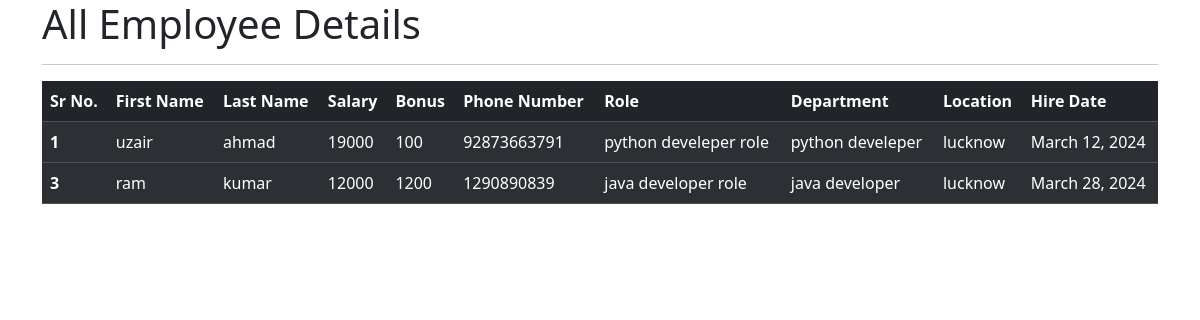
The app's page /all_emp with its own data.
### emp_app/models.py (models this page shows, shortened)
class Employee(models.Model):
    first_name=models.CharField(max_length=100)
    last_name=models.CharField(max_length=100)
    dept=models.ForeignKey(Department, on_delete=models.CASCADE)
    sal=models.IntegerField(default=0)
    bonus=models.IntegerField(default=0)
    role=models.ForeignKey(Role,on_delete=models.CASCADE)
    phone=models.IntegerField(default=0)
    hire_date=models.DateField()
    def __str__(self):
        return "%s %s" %(self.first_name, self.last_name)

class Role(models.Model):
    name=models.CharField(max_length=100)

class Department(models.Model):
    name=models.CharField(max_length=100)
    location=models.CharField(max_length=100)

### emp_app/views.py (the view)
# urls.py: path('all_emp',views.all_emp, name='all_emp'),
def all_emp(request):
    emps=Employee.objects.all()
    context={
        'emps':emps
    }
    print(context)
    return render(request,'all_emp.html',context)

### emp_app/templates/all_emp.html (shortened to what this page needs)
<!doctype html>
<html lang="en">
  <head>
    <link href="https://cdn.jsdelivr.net/npm/bootstrap@5.3.3/dist/css/bootstrap.min.css" rel="stylesheet">
  </head>
  <body>
    <div class="container">
      <h1>All Employee Details</h1>
      <hr>
      <table class="table table-dark table-striped">
        <thead>
          <tr>
            <th scope="col">Sr No.</th>
            <th scope="col">First Name</th>
            <th scope="col">Last Name</th>
            <th scope="col">Salary</th>
            <th scope="col">Bonus</th>
            <th scope="col">Phone Number</th>
            <th scope="col">Role</th>
            <th scope="col">Department</th>
            <th scope="col">Location</th>
            <th scope="col">Hire Date</th>
          </tr>
        </thead>
     {% for emp in emps %}
     <tbody>
       <tr>
         <th scope="row">{{emp.id}}</th>
         <td>{{emp.first_name}}</td>
         <td>{{emp.last_name}}</td>
         <td>{{emp.sal}}</td>
         <td>{{emp.bonus}}</td>
         <td>{{emp.phone}}</td>
         <td>{{emp.role.name}}</td>
            <td>{{emp.dept.name}}</td>
            <td>{{emp.dept.location}}</td>
            <td>{{emp.hire_date}}</td>
          </tr>
        </tbody>
        {% endfor %}
      </table>
    </div>
  </body>
</html>

### records on screen
Employee: id "1", first_name "uzair", last_name "ahmad", sal "19000", bonus "100", phone "92873663791", role.name "python develeper role", dept.name "python develeper", dept.location "lucknow", hire_date "March 12, 2024"
Employee: id "3", first_name "ram", last_name "kumar", sal "12000", bonus "1200", phone "1290890839", role.name "java developer role", dept.name "java developer", dept.location "lucknow", hire_date "March 28, 2024"
